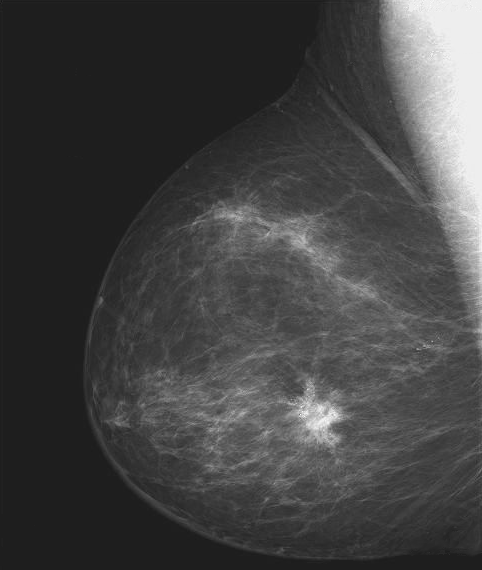
%> input picture mammogram.tif, 482 x 570 px
$ octave basic.m   (GNU Octave 9; MATLAB toolbox functions it lacks are replaced by stand-ins)
%> lines starting %> are read from the running program, lines starting %| are printed output that depends on the picture
clear all  % clears workspace
close all  % closes all open figures

mammogram_img = imread('mammogram.tif');
%> mammogram_img is the input picture: size 570x482 uint8; min 21, max 255, mean 66.7
imshow(mammogram_img)


neg_image = imadjust(mammogram_img,'',[1 0]); %to get a negative image
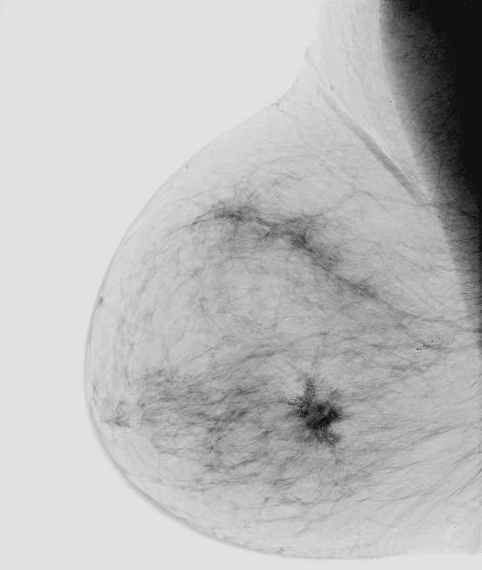
%> neg_image: size 570x482 uint8; min 0, max 234, mean 188.3
imshow(neg_image)

clear all  % clears workspace
close all  % closes all open figures

pollen_img = imread('pollen.tif');
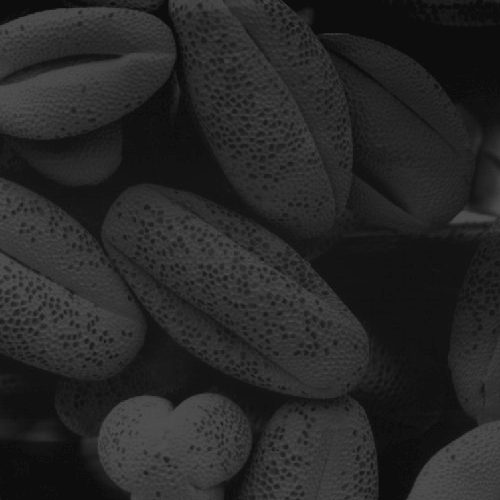
%> input picture pollen.tif, 500 x 500 px
%> pollen_img is the input picture: size 500x500 uint8; min 13, max 83, mean 38.7
imshow(pollen_img)

pollen_hist_img = histeq(pollen_img); % this will equalize the histogram
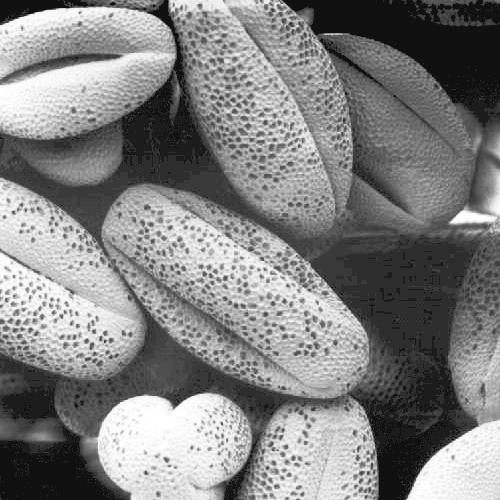
%> pollen_hist_img: size 500x500 uint8; min 16, max 255, mean 129.3

figure
subplot(221); imshow(pollen_hist_img) % can used to plot multiple images into one fig
subplot(222); imshow(pollen_hist_img)
subplot(223); imhist(pollen_hist_img) % show histogram
subplot(224); imhist(pollen_hist_img)
%> after `imhist(pollen_hist_img)`:
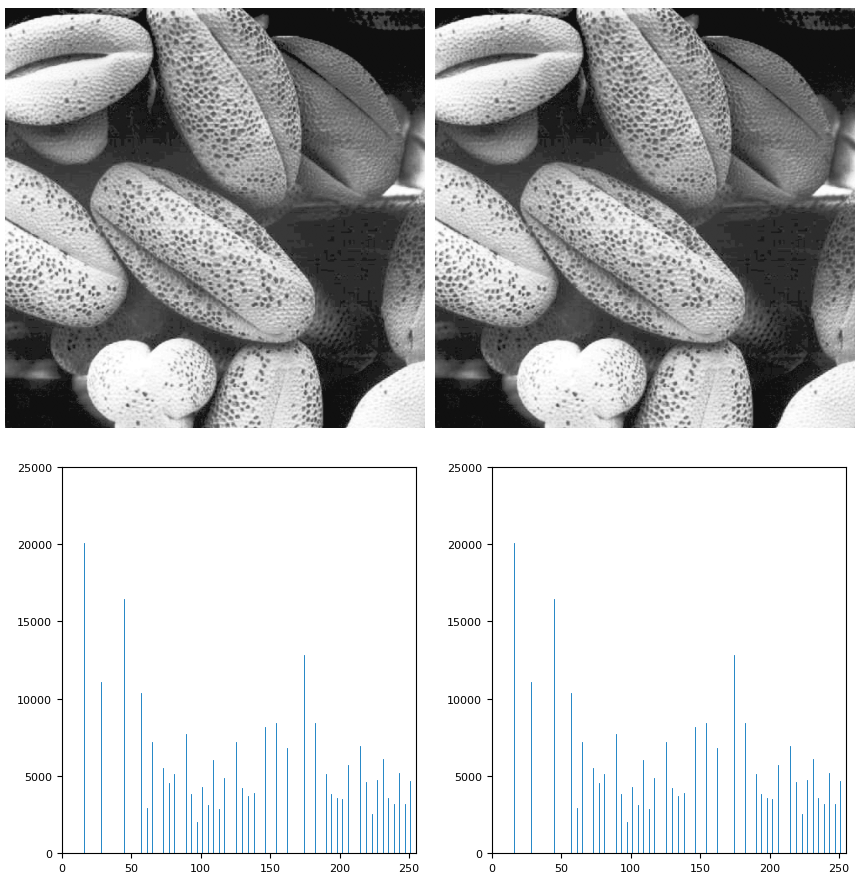
%> figure redrawn from the program's plot data, 4 panels
